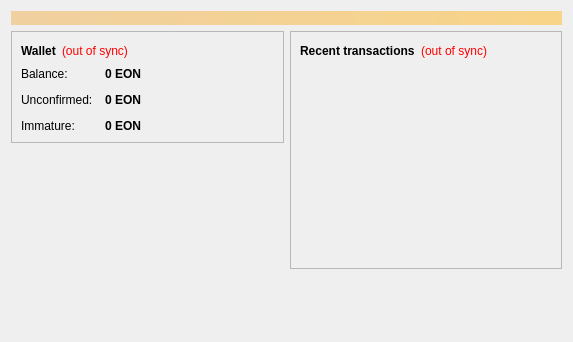
<?xml version="1.0" encoding="UTF-8"?>
<ui version="4.0">
 <class>OverviewPage</class>
 <widget class="QWidget" name="OverviewPage">
  <property name="geometry">
   <rect>
    <x>0</x>
    <y>0</y>
    <width>573</width>
    <height>342</height>
   </rect>
  </property>
  <property name="windowTitle">
   <string>Form</string>
  </property>
  <layout class="QVBoxLayout" name="topLayout">
   <item>
    <widget class="QLabel" name="labelAlerts">
     <property name="visible">
      <bool>false</bool>
     </property>
     <property name="styleSheet">
      <string notr="true">background-color: qlineargradient(x1: 0, y1: 0, x2: 1, y2: 0, stop:0 #F0D0A0, stop:1 #F8D488); color:#000000;</string>
     </property>
     <property name="wordWrap">
      <bool>true</bool>
     </property>
     <property name="margin">
      <number>3</number>
     </property>
    </widget>
   </item>
   <item>
    <layout class="QHBoxLayout" name="horizontalLayout" stretch="1,1">
     <item>
      <layout class="QVBoxLayout" name="verticalLayout_2">
       <item>
        <widget class="QFrame" name="frame">
         <property name="frameShape">
          <enum>QFrame::StyledPanel</enum>
         </property>
         <property name="frameShadow">
          <enum>QFrame::Raised</enum>
         </property>
         <layout class="QVBoxLayout" name="verticalLayout_4">
          <item>
           <layout class="QHBoxLayout" name="horizontalLayout_4">
            <item>
             <widget class="QLabel" name="label_5">
              <property name="font">
               <font>
                <weight>75</weight>
                <bold>true</bold>
               </font>
              </property>
              <property name="text">
               <string>Wallet</string>
              </property>
             </widget>
            </item>
            <item>
             <widget class="QLabel" name="labelWalletStatus">
              <property name="toolTip">
               <string>The displayed information may be out of date. Your wallet automatically synchronizes with the Ecoin network after a connection is established, but this process has not completed yet.</string>
              </property>
              <property name="styleSheet">
               <string notr="true">QLabel { color: red; }</string>
              </property>
              <property name="text">
               <string notr="true">(out of sync)</string>
              </property>
              <property name="alignment">
               <set>Qt::AlignLeading|Qt::AlignLeft|Qt::AlignVCenter</set>
              </property>
             </widget>
            </item>
            <item>
             <spacer name="horizontalSpacer_2">
              <property name="orientation">
               <enum>Qt::Horizontal</enum>
              </property>
              <property name="sizeHint" stdset="0">
               <size>
                <width>40</width>
                <height>20</height>
               </size>
              </property>
             </spacer>
            </item>
           </layout>
          </item>
          <item>
           <layout class="QFormLayout" name="formLayout_2">
            <property name="fieldGrowthPolicy">
             <enum>QFormLayout::AllNonFixedFieldsGrow</enum>
            </property>
            <property name="horizontalSpacing">
             <number>12</number>
            </property>
            <property name="verticalSpacing">
             <number>12</number>
            </property>
            <item row="0" column="0">
             <widget class="QLabel" name="label">
              <property name="text">
               <string>Balance:</string>
              </property>
             </widget>
            </item>
            <item row="0" column="1">
             <widget class="QLabel" name="labelBalance">
              <property name="font">
               <font>
                <weight>75</weight>
                <bold>true</bold>
               </font>
              </property>
              <property name="cursor">
               <cursorShape>IBeamCursor</cursorShape>
              </property>
              <property name="toolTip">
               <string>Your current balance</string>
              </property>
              <property name="text">
               <string notr="true">0 EON</string>
              </property>
              <property name="textInteractionFlags">
               <set>Qt::LinksAccessibleByMouse|Qt::TextSelectableByKeyboard|Qt::TextSelectableByMouse</set>
              </property>
             </widget>
            </item>
            <item row="1" column="0">
             <widget class="QLabel" name="label_3">
              <property name="text">
               <string>Unconfirmed:</string>
              </property>
             </widget>
            </item>
            <item row="1" column="1">
             <widget class="QLabel" name="labelUnconfirmed">
              <property name="font">
               <font>
                <weight>75</weight>
                <bold>true</bold>
               </font>
              </property>
              <property name="cursor">
               <cursorShape>IBeamCursor</cursorShape>
              </property>
              <property name="toolTip">
               <string>Total of transactions that have yet to be confirmed, and do not yet count toward the current balance</string>
              </property>
              <property name="text">
               <string notr="true">0 EON</string>
              </property>
              <property name="textInteractionFlags">
               <set>Qt::LinksAccessibleByMouse|Qt::TextSelectableByKeyboard|Qt::TextSelectableByMouse</set>
              </property>
             </widget>
            </item>
            <item row="2" column="0">
             <widget class="QLabel" name="labelImmatureText">
              <property name="text">
               <string>Immature:</string>
              </property>
             </widget>
            </item>
            <item row="2" column="1">
             <widget class="QLabel" name="labelImmature">
              <property name="font">
               <font>
                <weight>75</weight>
                <bold>true</bold>
               </font>
              </property>
              <property name="toolTip">
               <string>Mined balance that has not yet matured</string>
              </property>
              <property name="text">
               <string notr="true">0 EON</string>
              </property>
              <property name="textInteractionFlags">
               <set>Qt::LinksAccessibleByMouse|Qt::TextSelectableByKeyboard|Qt::TextSelectableByMouse</set>
              </property>
             </widget>
            </item>
           </layout>
          </item>
         </layout>
        </widget>
       </item>
       <item>
        <spacer name="verticalSpacer">
         <property name="orientation">
          <enum>Qt::Vertical</enum>
         </property>
         <property name="sizeHint" stdset="0">
          <size>
           <width>20</width>
           <height>40</height>
          </size>
         </property>
        </spacer>
       </item>
      </layout>
     </item>
     <item>
      <layout class="QVBoxLayout" name="verticalLayout_3">
       <item>
        <widget class="QFrame" name="frame_2">
         <property name="frameShape">
          <enum>QFrame::StyledPanel</enum>
         </property>
         <property name="frameShadow">
          <enum>QFrame::Raised</enum>
         </property>
         <layout class="QVBoxLayout" name="verticalLayout">
          <item>
           <layout class="QHBoxLayout" name="horizontalLayout_2">
            <item>
             <widget class="QLabel" name="label_4">
              <property name="text">
               <string>&lt;b&gt;Recent transactions&lt;/b&gt;</string>
              </property>
             </widget>
            </item>
            <item>
             <widget class="QLabel" name="labelTransactionsStatus">
              <property name="toolTip">
               <string>The displayed information may be out of date. Your wallet automatically synchronizes with the Ecoin network after a connection is established, but this process has not completed yet.</string>
              </property>
              <property name="styleSheet">
               <string notr="true">QLabel { color: red; }</string>
              </property>
              <property name="text">
               <string notr="true">(out of sync)</string>
              </property>
              <property name="alignment">
               <set>Qt::AlignRight|Qt::AlignTrailing|Qt::AlignVCenter</set>
              </property>
             </widget>
            </item>
            <item>
             <spacer name="horizontalSpacer">
              <property name="orientation">
               <enum>Qt::Horizontal</enum>
              </property>
              <property name="sizeHint" stdset="0">
               <size>
                <width>40</width>
                <height>20</height>
               </size>
              </property>
             </spacer>
            </item>
           </layout>
          </item>
          <item>
           <widget class="QListView" name="listTransactions">
            <property name="styleSheet">
             <string notr="true">QListView { background: transparent; }</string>
            </property>
            <property name="frameShape">
             <enum>QFrame::NoFrame</enum>
            </property>
            <property name="verticalScrollBarPolicy">
             <enum>Qt::ScrollBarAlwaysOff</enum>
            </property>
            <property name="horizontalScrollBarPolicy">
             <enum>Qt::ScrollBarAlwaysOff</enum>
            </property>
            <property name="selectionMode">
             <enum>QAbstractItemView::NoSelection</enum>
            </property>
           </widget>
          </item>
         </layout>
        </widget>
       </item>
       <item>
        <spacer name="verticalSpacer_2">
         <property name="orientation">
          <enum>Qt::Vertical</enum>
         </property>
         <property name="sizeHint" stdset="0">
          <size>
           <width>20</width>
           <height>40</height>
          </size>
         </property>
        </spacer>
       </item>
      </layout>
     </item>
    </layout>
   </item>
  </layout>
 </widget>
 <resources/>
 <connections/>
</ui>
